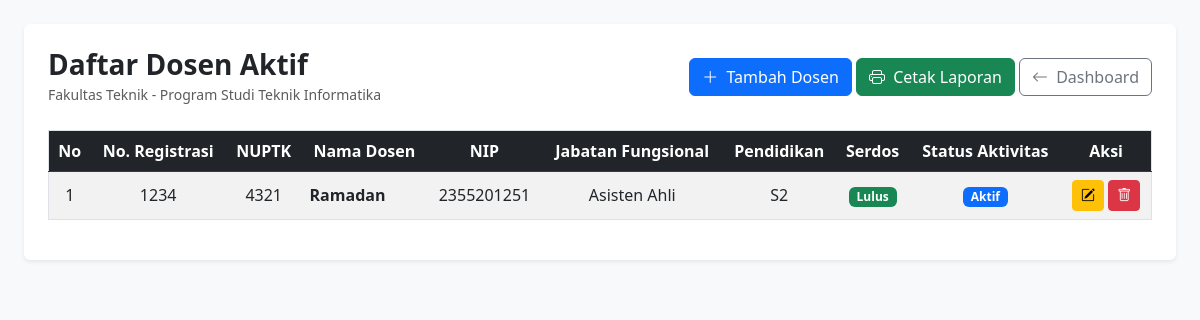
/dosen.php (signed in), run on the app's committed database.
### tables this page shows
CREATE TABLE `dosen` (
  `id_dosen` int(11) NOT NULL,
  `nomor_registrasi` varchar(50) DEFAULT NULL,
  `nuptk` varchar(50) DEFAULT NULL,
  `nama` varchar(150) NOT NULL,
  `nip` varchar(50) DEFAULT NULL,
  `jabatan_fungsional` varchar(100) DEFAULT NULL,
  `kepangkatan` varchar(100) DEFAULT NULL,
  `pendidikan_terakhir` varchar(20) DEFAULT NULL,
  `rumpun_ilmu` varchar(100) DEFAULT NULL,
  `status_serdos` varchar(50) DEFAULT 'Belum Sertifikasi',
  `status_pegawai` varchar(50) DEFAULT NULL,
  `ikatan_kerja` varchar(50) DEFAULT NULL,
  `status_aktivitas` varchar(50) DEFAULT 'Aktif',
  `penempatan` varchar(100) DEFAULT NULL,
  `id_prodi` int(11) NOT NULL,
  `created_at` timestamp NULL DEFAULT current_timestamp()
);

### dosen.php (the view, shortened to what this page needs)
<?php
require_once 'config/database.php';
$sql = "SELECT d.*, p.nama_prodi, f.nama_fakultas
        FROM dosen d
        JOIN prodi p ON d.id_prodi = p.id_prodi
        JOIN fakultas f ON p.id_fakultas = f.id_fakultas
        ORDER BY d.id_dosen DESC";
$stmt = $pdo->query($sql);
$dosen_list = $stmt->fetchAll();
?>
<!DOCTYPE html>
<html lang="id">
<head>
    <link href="https://cdn.jsdelivr.net/npm/bootstrap@5.3.0/dist/css/bootstrap.min.css" rel="stylesheet">
    <link rel="stylesheet" href="https://cdn.jsdelivr.net/npm/bootstrap-icons@1.10.5/font/bootstrap-icons.css">
</head>
<body class="bg-light p-4">
    <div class="container-fluid bg-white p-4 rounded shadow-sm">
        <div class="d-flex justify-content-between align-items-center mb-4">
            <div>
                <h3 class="fw-bold mb-0">Daftar Dosen Aktif</h3>
                <small class="text-muted">Fakultas Teknik - Program Studi Teknik Informatika</small>
            </div>
            <div>
                <?php if ($_SESSION['role'] === 'admin'): ?>
                    <a href="dosen_form.php" class="btn btn-primary"><i class="bi bi-plus-lg me-1"></i> Tambah Dosen</a>
                <?php endif; ?>
                <a href="laporan.php" class="btn btn-success"><i class="bi bi-printer me-1"></i> Cetak Laporan</a>
                <a href="dashboard.php" class="btn btn-outline-secondary"><i class="bi bi-arrow-left me-1"></i> Dashboard</a>
            </div>
        </div>
        <div class="table-responsive">
            <table class="table table-hover table-striped border align-middle text-center">
                <thead class="table-dark">
                    <tr>
                        <th>No</th>
                        <th>No. Registrasi</th>
                        <th>NUPTK</th>
                        <th>Nama Dosen</th>
                        <th>NIP</th>
                        <th>Jabatan Fungsional</th>
                        <th>Pendidikan</th>
                        <th>Serdos</th>
                        <th>Status Aktivitas</th>
                        <?php if ($_SESSION['role'] === 'admin'): ?><th>Aksi</th><?php endif; ?>
                    </tr>
                </thead>
                <tbody>
                    <?php if (count($dosen_list) > 0): ?>
                        <?php $no = 1; foreach ($dosen_list as $row): ?>
                        <tr>
                            <td><?= $no++ ?></td>
                            <td><?= htmlspecialchars($row['nomor_registrasi'] ?? '-') ?></td>
                            <td><?= htmlspecialchars($row['nuptk'] ?? '-') ?></td>
                            <td class="text-start fw-bold"><?= htmlspecialchars($row['nama']) ?></td>
                            <td><?= htmlspecialchars($row['nip'] ?? '-') ?></td>
                            <td><?= htmlspecialchars($row['jabatan_fungsional'] ?? '-') ?></td>
                            <td><?= htmlspecialchars($row['pendidikan_terakhir'] ?? '-') ?></td>
                            <td>
                                <span class="badge <?= $row['status_serdos'] === 'Lulus' ? 'bg-success' : 'bg-secondary' ?>">
                                    <?= htmlspecialchars($row['status_serdos']) ?>
                                </span>
                            </td>
                            <td><span class="badge bg-primary"><?= htmlspecialchars($row['status_aktivitas']) ?></span></td>
                            <?php if ($_SESSION['role'] === 'admin'): ?>
                            <td>
                                <a href="dosen_form.php?id=<?= $row['id_dosen'] ?>" class="btn btn-sm btn-warning"><i class="bi bi-pencil-square"></i></a>
                                <a href="dosen_delete.php?id=<?= $row['id_dosen'] ?>" class="btn btn-sm btn-danger" onclick="return confirm('Apakah Anda yakin ingin menghapus data ini?')"><i class="bi bi-trash"></i></a>
                            </td>
                            <?php endif; ?>
                        </tr>
                        <?php endforeach; ?>
                    <?php else: ?>
                        <tr>
                            <td colspan="10" class="text-center py-4 text-muted">Belum ada data dosen tersimpan.</td>
                        </tr>
                    <?php endif; ?>
                </tbody>
            </table>
        </div>
    </div>
</body>
</html>

### data on the page
dosen: nomor_registrasi "1234", nuptk "4321", nama "Ramadan", nip "2355201251", jabatan_fungsional "Asisten Ahli", pendidikan_terakhir "S2", status_serdos "Lulus", status_aktivitas "Aktif"
